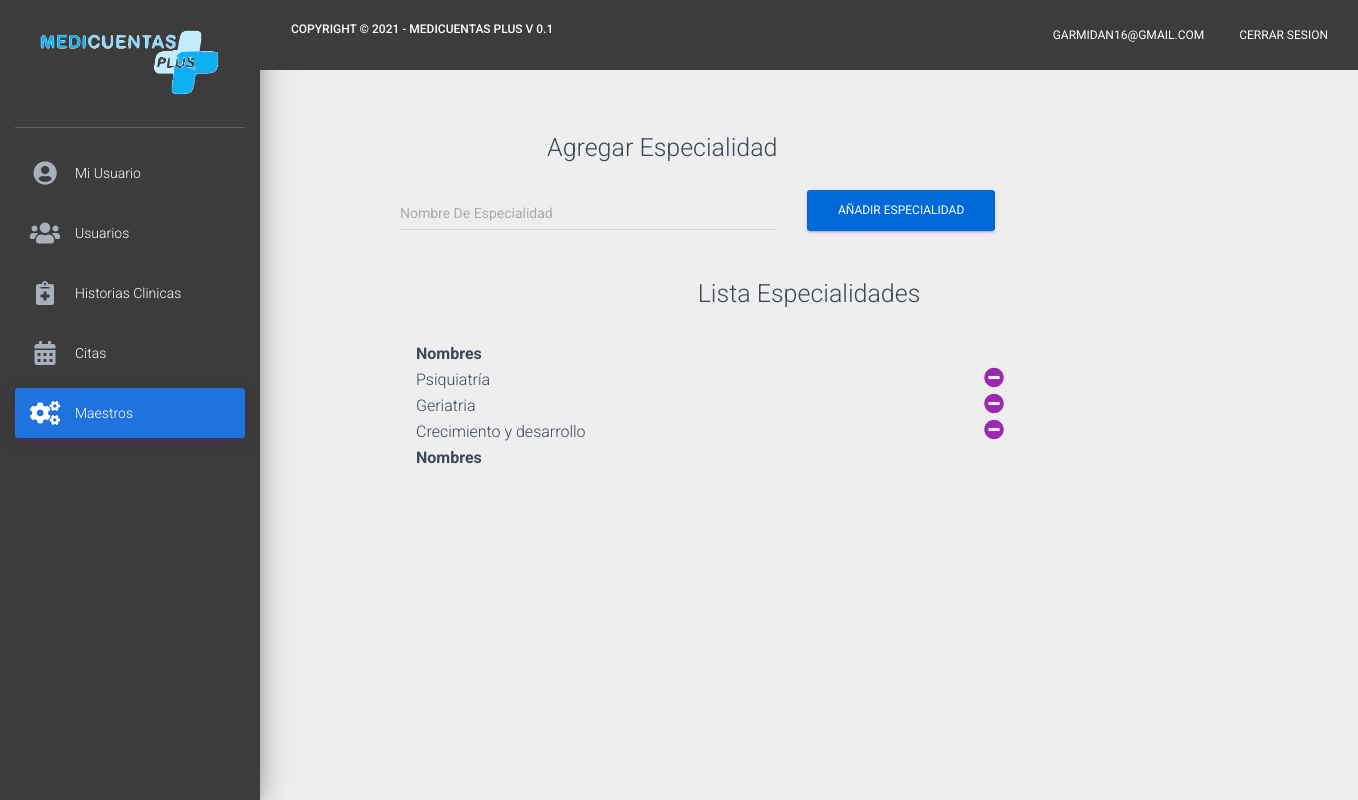
Screenshot of /maestros/especialidades (signed in) with the database file from the repository.
### modelos/models.py (models this page shows)
class Usuario(models.Model):
    primernombre = models.CharField(max_length=1000, blank=True, null=True)
    segundonombre = models.CharField(max_length=1000, blank=True, null=True)
    primerapellido = models.CharField(max_length=1000, blank=True, null=True)
    segundoapellido = models.CharField(max_length=1000, blank=True, null=True)
    usuario = models.CharField(max_length=1000, blank=True, null=True)
    clave = models.TextField(blank=True, null=True)
    tipodocumento= models.CharField(max_length=1000, blank=True, null=True)
    numerodocumento= models.CharField(max_length=1000, blank=True, null=True)
    fechanacimiento = models.DateField(blank=True, null=True)
    edad = models.CharField(max_length=100, blank=True, null=True)
    numerotelefono = models.IntegerField( blank=True, null=True)
    ciudad = models.ForeignKey(Ciudad, on_delete=models.CASCADE,blank=True, null=True)
    especialidad = models.ForeignKey(Especialidad, on_delete=models.CASCADE,blank=True, null=True)
    rol = models.CharField(max_length=500, blank=True , null=True)
    asistente = models.CharField(max_length=500, blank=True, null= True)
    permisoscomentario = models.CharField(max_length=100, blank=True, null= True)
    sexo = models.CharField(max_length=500, blank=True, null= True)
    consultorio = models.CharField(max_length=500, blank=True, null= True)
    estado = models.CharField(max_length=500, blank=True, null= True)

class Especialidad(models.Model):
    especialidad = models.CharField(max_length=1000, blank=True, null=True)

### modelos/views.py (the view)
# urls.py: path('maestros/especialidades',especialidades),
def especialidades(request):
    if request.session.get('validar') == False:
        return redirect('/')
    else:
        usuario = Usuario.objects.get(id=request.session.get('user'))
        if usuario.rol == "Administrador":
            especialidades = Especialidad.objects.all()
            validar = 0
            if request.method == "POST":
                especiaregister = Especialidad(especialidad=request.POST.get("especialidad"))
                especiaregister.save()
                validar = 1
            return render(request,"especialidad.html",{"usuario":usuario,"especialidades":especialidades,"validar":validar,"sesion":request.session.get('validar')})
        else:
            return redirect('/dashboard')

### modelos/templates/especialidad.html (shortened to what this page needs)
<!doctype html>
<html lang="en">
{% load static %}
<head>
    <link rel="stylesheet" href="https://maxcdn.bootstrapcdn.com/font-awesome/latest/css/font-awesome.min.css">
    <link rel="stylesheet" href="https://use.fontawesome.com/releases/v5.7.0/css/all.css"
>
    <link href="https://cdn.jsdelivr.net/npm/bootstrap@5.1.1/dist/css/bootstrap.min.css" rel="stylesheet"
>
    <link href="{% static 'css/material-dashboard.css' %}" rel="stylesheet" />
</head>
<body>
    <div class="wrapper ">
        <div class="sidebar" data-color="purple" data-background-color="white">
            <div class="logo" style="background-color: #3c3c3c;">
                <a href="http://www.creative-tim.com" class="simple-text logo-mini">
                    <img src="{% static 'imagenes/medicuentaslogo.png'%}" style=" width: 70%; margin-bottom: 10px" />
                </a>
            </div>
            <div class="sidebar-wrapper" style="background-color: #3c3c3c !important;">
                <ul class="nav">
                    <li class="nav-item">
                        <a class="nav-link" style="color: #fff;" href="/dashboard">
                            <i class="fas fa-user-circle"></i>
                            <p>Mi Usuario</p>
                        </a>
                    </li>
                    <li class="nav-item">
                        <a class="nav-link" href="/usuarios" style="color: #fff;">
                            <i class="fas fa-users"></i>
                            <p>Usuarios</p>
                        </a>
                    </li>
                    <li class="nav-item">
                        <a class="nav-link" href="/historiasclinicas" style="color: #fff;">
                            <i class="fas fa-notes-medical"></i>
                            <p>Historias Clinicas</p>
                        </a>
                    </li>
                    <li class="nav-item">
                        <a class="nav-link" href="/citas" style="color: #fff;">
                            <i class="fas fa-calendar-alt"></i>
                            <p>Citas</p>
                        </a>
                    </li>
                    <li class="nav-item active">
                        <a class="nav-link" href="/maestros" style="background-color: #1e73dc !important;">
                            <i class="fas fa-cogs"></i>
                            <p>Maestros</p>
                        </a>
                    </li>
                </ul>
            </div>
        </div>
        <div class="main-panel">
            <nav class="navbar navbar-expand-lg navbar-transparent navbar-absolute fixed-top"
                style="background-color: #3c3c3c !important; color: #fff !important;">
                <div class="container-fluid">
                    <div class="navbar-wrapper">
                        <a class="navbar-brand" href="javascript:;">
                            <h6>Copyright © 2021 - Medicuentas Plus V 0.1</h6>
                        </a>
                    </div>
                    <div class="collapse navbar-collapse justify-content-end">
                        <ul class="navbar-nav">
                            <li class="nav-item">
                                <a class="nav-link" href="javascript:;">
                                    {{usuario.usuario}}
                                </a>
                            </li>
                            <li class="nav-item">
                                <a class="nav-link" href="/logout">
                                    Cerrar Sesion
                                </a>
                            </li>
                        </ul>
                    </div>
                </div>
            </nav>
            <div class="content">
                <form method="POST" action="/maestros/especialidades">
                <div class="row" style="width:fit-content; margin-top: 10px; margin-bottom: 30px; margin-left: 110px;">
                    <div style="margin-left: 150px; margin-bottom: 10px;">
                        <h3>Agregar Especialidad</h3>
                    </div>
                    <div class="col-md-6">
                        <div class="input-group" style="margin-top: 10px; ">
                            <input type="text"  name="especialidad" class="form-control" id="validationDefaultUsername"
                                aria-describedby="inputGroupPrepend2" placeholder="Nombre De Especialidad" required>
                        </div>
                    </div>
                    <div class="col-md-6">
                        <button type="submit" class="btn btn-primary" style="width: 50%; color: #fff;
                        background-color: #0069d9;
                        border-color: #0062cc">Añadir Especialidad</button>
                    </div>
                </div>
            </form>
                <div style="margin-top: 40px; margin-bottom: 30px;">
                    <h3 style="text-align: center;">Lista Especialidades</h3>
                </div>
                <div style="width: 60%; margin-left: 140px;">
                <table id="example" class="display nowrap" style="width:100%">
                    <thead>
                        <tr>
                            <th>Nombres</th>
                            <th></th>
                        </tr>
                    </thead>
                    <tbody>
                        {% for espe in especialidades%}
                        <tr>
                            <td>{{espe.especialidad}}</td>
                            <td><a href="/maestros/especialidades/{{espe.id}}"><i class="fas fa-minus-circle" style="font-size: 20px;"></i></a></td>
                        </tr>
                        {% endfor %}
                    </tbody>
                    <tfoot>
                        <tr>
                            <th>Nombres</th>
                            <th></th>
                        </tr>
                    </tfoot>
                </table>
            </div>
        </div>
    </div>
    <link rel="stylesheet" type="text/css" href="https://cdn.datatables.net/v/dt/dt-1.11.2/datatables.min.css" />
</body>
</html>

### rows the page displays
Usuario: usuario "GARMIDAN16@GMAIL.COM"
Especialidad: especialidad "Psiquiatría"
Especialidad: especialidad "Geriatria"
Especialidad: especialidad "Crecimiento y desarrollo"
